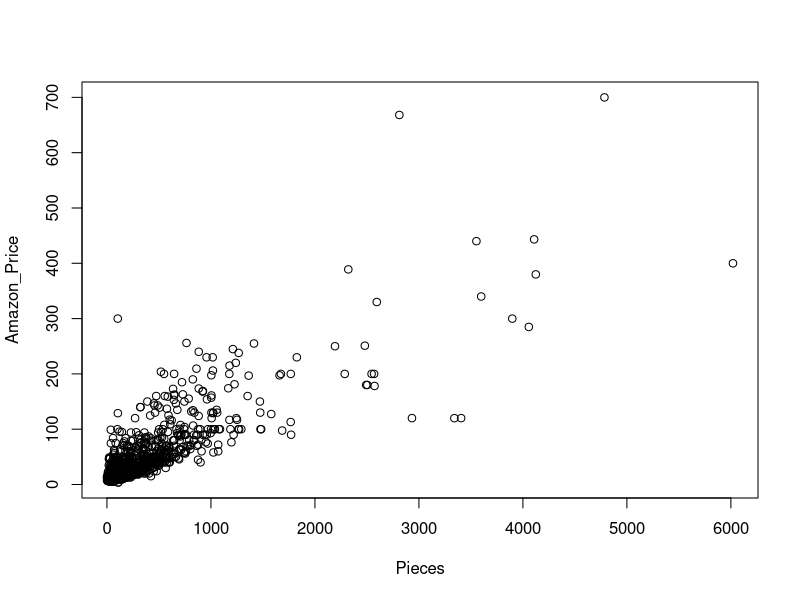
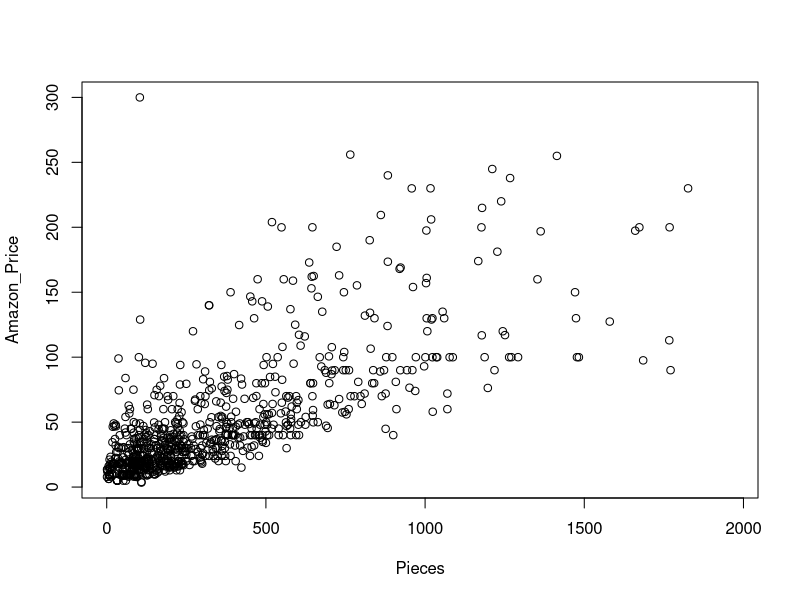
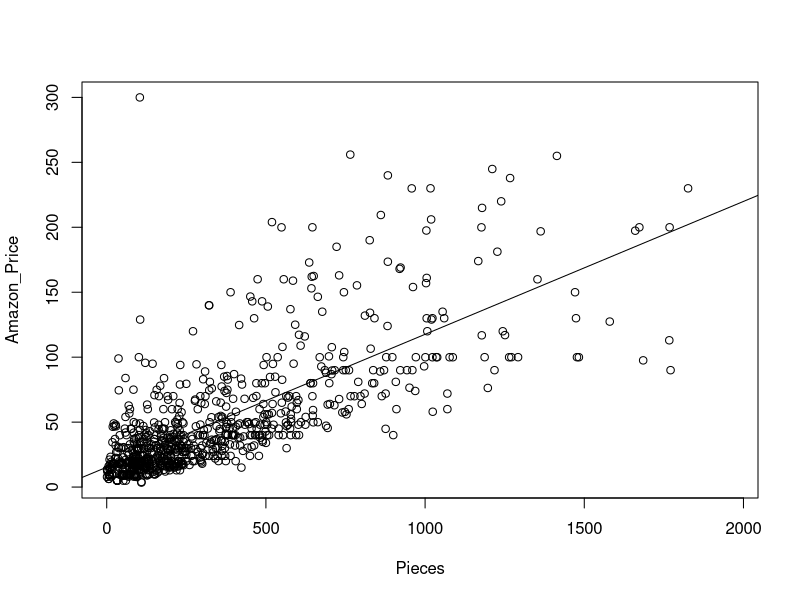
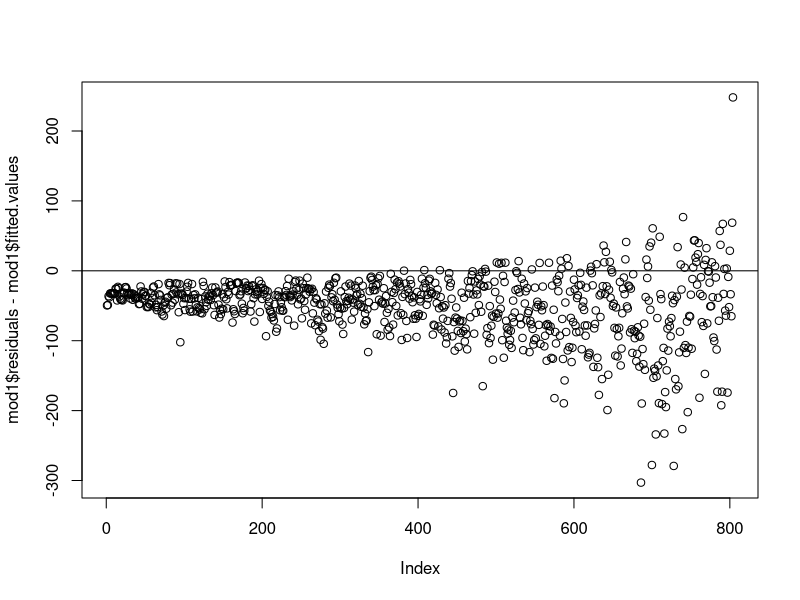
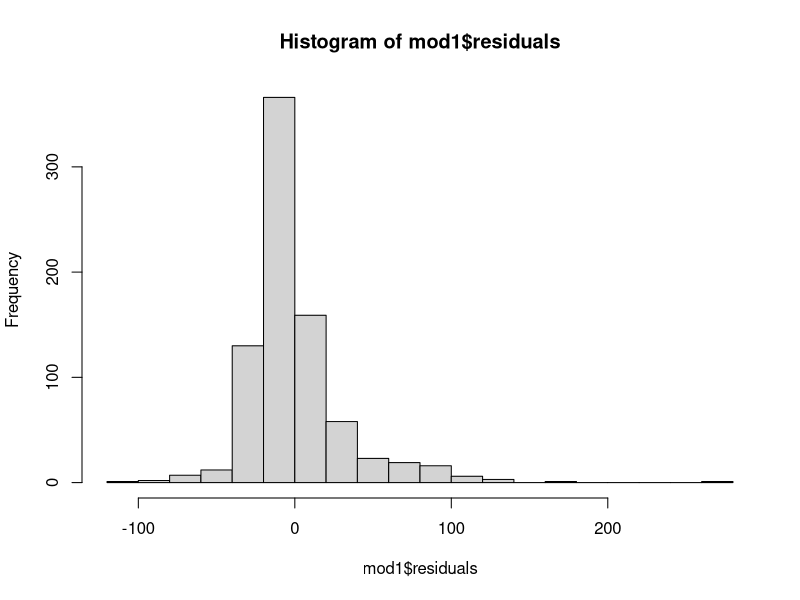
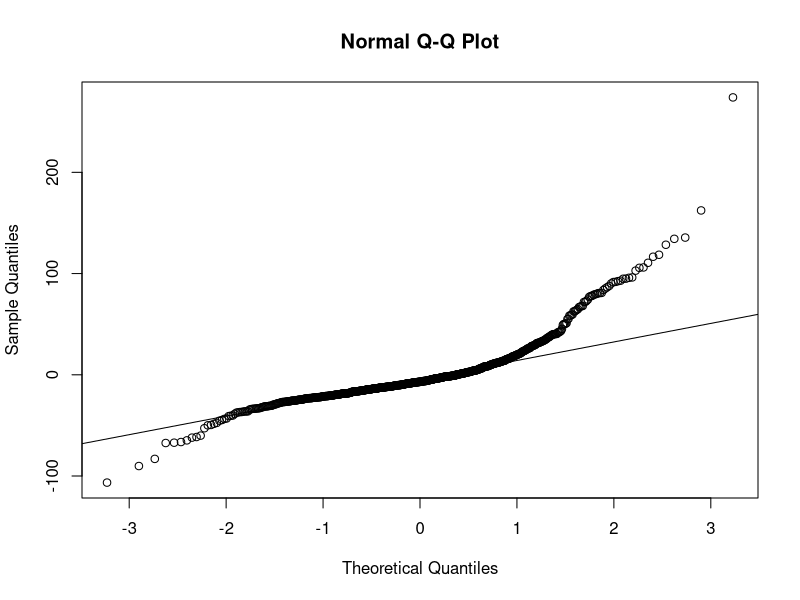
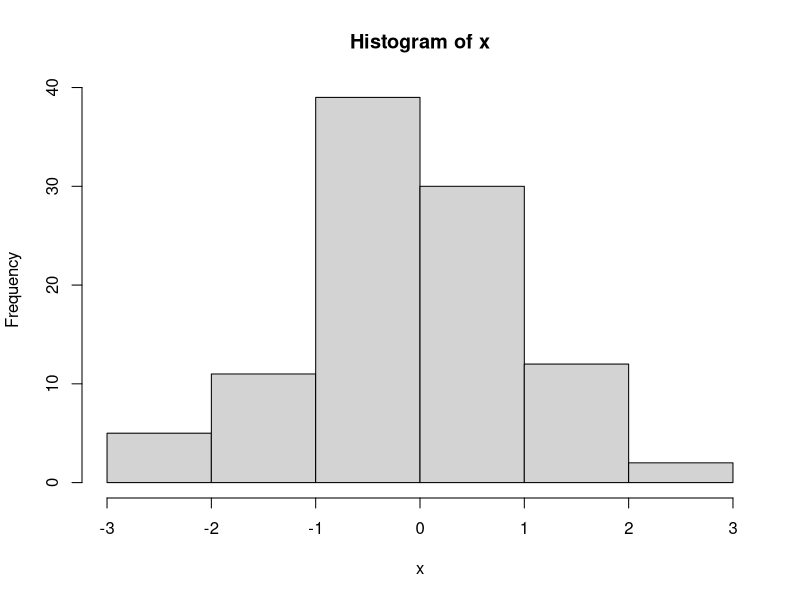
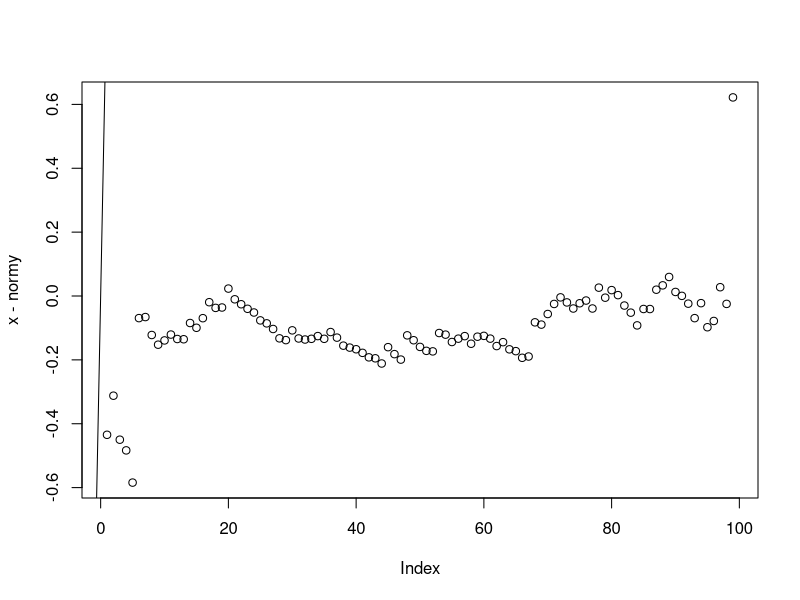

The R script that drew these images, in order:
## ---- chunk 1
library(readr)

lego <- read_csv("lego.csv")

head(lego)
## ---- chunk 2
# Use plot() to make scatter plots
plot(Amazon_Price~Pieces, data=lego)
## ---- chunk 3
# This step creates a new dataset of lego sets with less than 2000 pieces
lego_under_2k_pieces <- subset(lego, Pieces < 2000)
## ---- chunk 4
plot(Amazon_Price~Pieces, data = lego_under_2k_pieces)
## ---- chunk 5
# Use lm() to fit linear models of prices versus pieces
# The ~ here separates the response and explanatory variables.
lm(Amazon_Price~Pieces, data = lego_under_2k_pieces)
## ---- chunk 6
# we can save a fit into mod1,
mod1 = lm(Amazon_Price~Pieces, data = lego_under_2k_pieces)
plot(Amazon_Price~Pieces, data = lego_under_2k_pieces)
abline(mod1)
## ---- chunk 7
# mod1 contains many useful objects.Use $ to extract them.
# mod1$residuals extracts residuals of the fit.
# mod1$fitted.values extracts the predictions of the response.
summary(mod1)
## ---- chunk 8
head(mod1$residuals)
head(mod1$fitted.values)

plot(mod1$residuals - mod1$fitted.values)
abline(0,0)
## ---- chunk 9
hist(mod1$residuals, breaks=20)

qqnorm(mod1$residuals)
qqline(mod1$residuals)
## ---- chunk 10
#Sets randomization
set.seed(455001)
#Sample of 99 values from a Normal distribution; mean=0; sd=1; sorted ascending
x = sort(rnorm(99, 0, 1))
hist(x)
#list of integers 1 through 99.
y=c(1:99)

#z-scores of dataset of 99 values if perfectly normally distributed
normy = qnorm(y/100)
plot(x-normy)
abline(0,1)
## ---- chunk 11
x <- rnorm(804, 0, 31.35)
qqnorm(x)
qqline(x)
## ---- chunk 12
plot(mod1)
## ---- chunk 13
lego_under_1100_pieces = subset(lego, Pieces<1100)
mod2 = lm(Amazon_Price~Pieces, data = lego_under_1100_pieces)
plot(Amazon_Price~Pieces, data=lego_under_1100_pieces)
abline(mod2)
## ---- chunk 14
plot(mod2)
